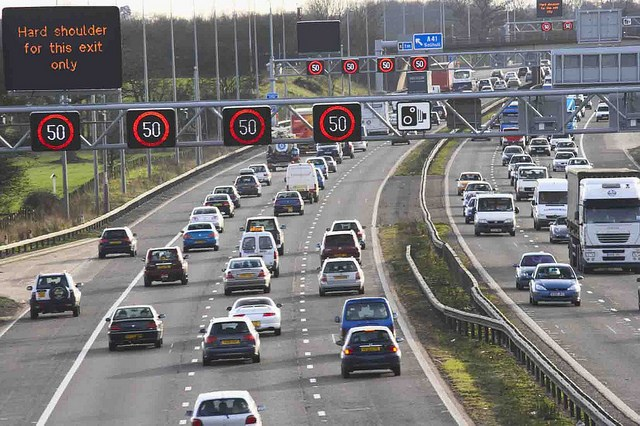
#> input picture DetectObject/DetectCar/car.jpg, 640 x 426 px
$ python detectCar.py
#> lines starting #> are read from the running program, lines starting #| are printed output that depends on the picture; after the words box and inside, x2 and y2 are one past the last pixel; in counts of white or black regions, pixels touching at a corner belong together
import cv2


cas = 'carDitector.xml' #526枚の画像を学習させた分類器

image_path = 'car.jpg'

image =cv2.imread(image_path)
#> image is the input picture: shape (426, 640, 3); mean B, G, R 120, 119.7, 121.4
imageG = cv2.imread(image_path,0)
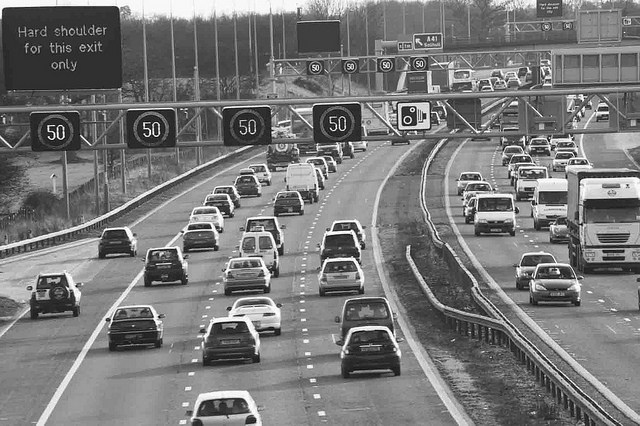
#> imageG: shape (426, 640); min 0, max 255, mean 120.2

cascade = cv2.CascadeClassifier(cas)

rect = cascade.detectMultiScale(imageG,scaleFactor=1.1,
                                minNeighbors=2,minSize=(30,30))
#> rect = [[262, 175, 57, 57], [386, 49, 54, 54], [461, 189, 65, 65], [315, 204, 55, 55], [85, 212, 63, 63], [124, 230, 76, 76], [509, 241, 89, 89], [68, 268, 119, 119], [176, 295, 101, 101], [157, 259, 139, 139]]

color = (255,255,255)
print(rect)
#| [[262 175  57  57]
#|  [386  49  54  54]
#|  [461 189  65  65]
#|  [315 204  55  55]
#|  [ 85 212  63  63]
#|  [124 230  76  76]
#|  [509 241  89  89]
#|  [ 68 268 119 119]
#|  [176 295 101 101]
#|  [157 259 139 139]]
if len(rect) > 0:

    #検出した顔を囲む矩形の作成
    for r in rect:
        cv2.rectangle(image, tuple(r[0:2]),tuple(r[0:2]+r[2:4]), color, thickness=2)
#> this loop made 10 passes
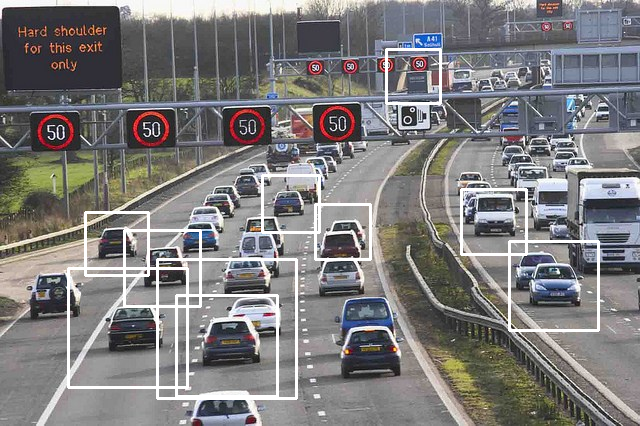
#> image: shape (426, 640, 3); 3.49% of pixels changed, all inside (x1, y1, x2, y2) = (67, 48, 600, 400)


image = cv2.resize(image,None,fx=0.7,fy=0.7)
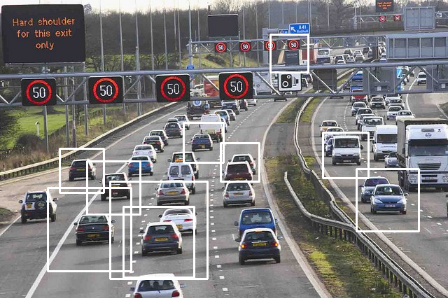
#> image: shape (298, 448, 3); mean B, G, R 123.8, 123.5, 125.1
cv2.imshow("hogehoge",image)
cv2.waitKey(0)
